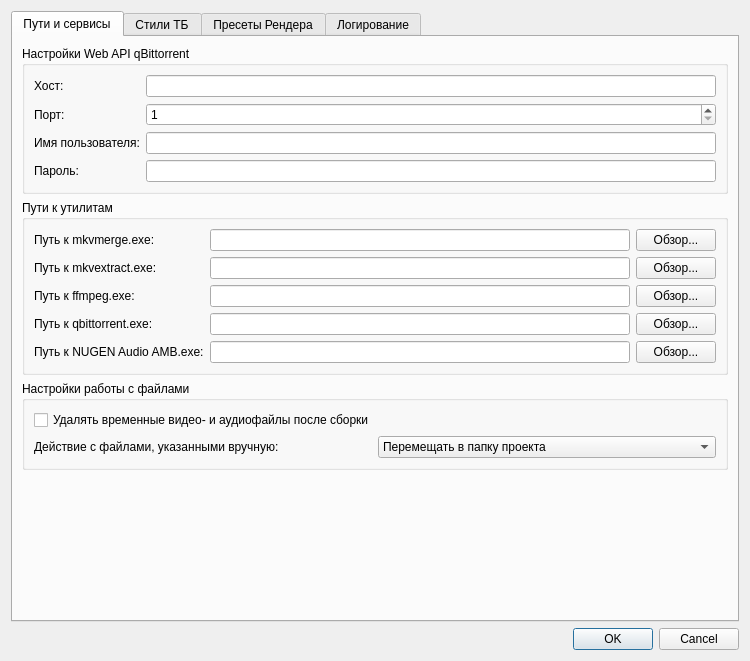
<?xml version="1.0" encoding="UTF-8"?>
<ui version="4.0">
 <class>SettingsDialog</class>
 <widget class="QDialog" name="SettingsDialog">
  <property name="geometry">
   <rect>
    <x>0</x>
    <y>0</y>
    <width>750</width>
    <height>661</height>
   </rect>
  </property>
  <property name="windowTitle">
   <string>Настройки</string>
  </property>
  <property name="modal">
   <bool>true</bool>
  </property>
  <layout class="QVBoxLayout" name="verticalLayout">
   <item>
    <widget class="QTabWidget" name="mainTabWidget">
     <property name="currentIndex">
      <number>0</number>
     </property>
     <widget class="QWidget" name="tabPaths">
      <attribute name="title">
       <string>Пути и сервисы</string>
      </attribute>
      <layout class="QVBoxLayout" name="verticalLayout_2">
       <item>
        <widget class="QGroupBox" name="groupBox">
         <property name="title">
          <string>Настройки Web API qBittorrent</string>
         </property>
         <layout class="QFormLayout" name="formLayout">
          <item row="0" column="0">
           <widget class="QLabel" name="label">
            <property name="text">
             <string>Хост:</string>
            </property>
           </widget>
          </item>
          <item row="0" column="1">
           <widget class="QLineEdit" name="hostEdit"/>
          </item>
          <item row="1" column="0">
           <widget class="QLabel" name="label_2">
            <property name="text">
             <string>Порт:</string>
            </property>
           </widget>
          </item>
          <item row="1" column="1">
           <widget class="QSpinBox" name="portSpinBox">
            <property name="minimum">
             <number>1</number>
            </property>
            <property name="maximum">
             <number>65535</number>
            </property>
           </widget>
          </item>
          <item row="2" column="0">
           <widget class="QLabel" name="label_3">
            <property name="text">
             <string>Имя пользователя:</string>
            </property>
           </widget>
          </item>
          <item row="2" column="1">
           <widget class="QLineEdit" name="userEdit"/>
          </item>
          <item row="3" column="0">
           <widget class="QLabel" name="label_4">
            <property name="text">
             <string>Пароль:</string>
            </property>
           </widget>
          </item>
          <item row="3" column="1">
           <widget class="QLineEdit" name="passwordEdit">
            <property name="echoMode">
             <enum>QLineEdit::EchoMode::Password</enum>
            </property>
           </widget>
          </item>
         </layout>
        </widget>
       </item>
       <item>
        <widget class="QGroupBox" name="groupBox_2">
         <property name="title">
          <string>Пути к утилитам</string>
         </property>
         <layout class="QGridLayout" name="gridLayout">
          <item row="0" column="0">
           <widget class="QLabel" name="label_5">
            <property name="text">
             <string>Путь к mkvmerge.exe:</string>
            </property>
           </widget>
          </item>
          <item row="0" column="1">
           <widget class="QLineEdit" name="mkvToolNixPathEdit"/>
          </item>
          <item row="0" column="2">
           <widget class="QPushButton" name="browseMkvToolNixButton">
            <property name="text">
             <string>Обзор...</string>
            </property>
           </widget>
          </item>
          <item row="1" column="0">
           <widget class="QLabel" name="label_8">
            <property name="text">
             <string>Путь к mkvextract.exe:</string>
            </property>
           </widget>
          </item>
          <item row="1" column="1">
           <widget class="QLineEdit" name="mkvExtractPathEdit"/>
          </item>
          <item row="1" column="2">
           <widget class="QPushButton" name="browseMkvExtractButton">
            <property name="text">
             <string>Обзор...</string>
            </property>
           </widget>
          </item>
          <item row="2" column="0">
           <widget class="QLabel" name="label_6">
            <property name="text">
             <string>Путь к ffmpeg.exe:</string>
            </property>
           </widget>
          </item>
          <item row="2" column="1">
           <widget class="QLineEdit" name="ffmpegPathEdit"/>
          </item>
          <item row="2" column="2">
           <widget class="QPushButton" name="browseFfmpegButton">
            <property name="text">
             <string>Обзор...</string>
            </property>
           </widget>
          </item>
          <item row="3" column="0">
           <widget class="QLabel" name="label_9">
            <property name="text">
             <string>Путь к qbittorrent.exe:</string>
            </property>
           </widget>
          </item>
          <item row="3" column="1">
           <widget class="QLineEdit" name="qbittorrentPathEdit"/>
          </item>
          <item row="3" column="2">
           <widget class="QPushButton" name="browseQbittorrentButton">
            <property name="text">
             <string>Обзор...</string>
            </property>
           </widget>
          </item>
          <item row="4" column="0">
           <widget class="QLabel" name="nugenAmbPathLabel">
            <property name="text">
             <string>Путь к NUGEN Audio AMB.exe:</string>
            </property>
           </widget>
          </item>
          <item row="4" column="1">
           <widget class="QLineEdit" name="nugenAmbPathEdit"/>
          </item>
          <item row="4" column="2">
           <widget class="QPushButton" name="browseNugenAmbButton">
            <property name="text">
             <string>Обзор...</string>
            </property>
           </widget>
          </item>
         </layout>
        </widget>
       </item>
       <item>
        <widget class="QGroupBox" name="groupBox_3">
         <property name="title">
          <string>Настройки работы с файлами</string>
         </property>
         <layout class="QGridLayout" name="gridLayout_2">
          <item row="0" column="0" colspan="2">
           <widget class="QCheckBox" name="deleteTempFilesCheckBox">
            <property name="text">
             <string>Удалять временные видео- и аудиофайлы после сборки</string>
            </property>
           </widget>
          </item>
          <item row="1" column="0">
           <widget class="QLabel" name="label_12">
            <property name="text">
             <string>Действие с файлами, указанными вручную:</string>
            </property>
           </widget>
          </item>
          <item row="1" column="1">
           <widget class="QComboBox" name="userFileActionComboBox">
            <item>
             <property name="text">
              <string>Перемещать в папку проекта</string>
             </property>
            </item>
            <item>
             <property name="text">
              <string>Копировать в папку проекта</string>
             </property>
            </item>
            <item>
             <property name="text">
              <string>Использовать оригинальный путь</string>
             </property>
            </item>
           </widget>
          </item>
         </layout>
        </widget>
       </item>
       <item>
        <spacer name="verticalSpacer">
         <property name="orientation">
          <enum>Qt::Orientation::Vertical</enum>
         </property>
         <property name="sizeHint" stdset="0">
          <size>
           <width>20</width>
           <height>40</height>
          </size>
         </property>
        </spacer>
       </item>
      </layout>
     </widget>
     <widget class="QWidget" name="tabTbStyles">
      <attribute name="title">
       <string>Стили ТБ</string>
      </attribute>
      <layout class="QVBoxLayout" name="verticalLayout_3">
       <item>
        <widget class="QTableWidget" name="tbStylesTable">
         <column>
          <property name="text">
           <string>Имя стиля</string>
          </property>
         </column>
         <column>
          <property name="text">
           <string>PlayResX</string>
          </property>
         </column>
         <column>
          <property name="text">
           <string>Теги</string>
          </property>
         </column>
         <column>
          <property name="text">
           <string>Margin L</string>
          </property>
         </column>
         <column>
          <property name="text">
           <string>Margin R</string>
          </property>
         </column>
         <column>
          <property name="text">
           <string>Margin V</string>
          </property>
         </column>
        </widget>
       </item>
       <item>
        <layout class="QHBoxLayout" name="horizontalLayout">
         <item>
          <widget class="QPushButton" name="addTbStyleButton">
           <property name="text">
            <string>Добавить стиль</string>
           </property>
          </widget>
         </item>
         <item>
          <widget class="QPushButton" name="removeTbStyleButton">
           <property name="text">
            <string>Удалить выбранный</string>
           </property>
          </widget>
         </item>
         <item>
          <spacer name="horizontalSpacer">
           <property name="orientation">
            <enum>Qt::Orientation::Horizontal</enum>
           </property>
           <property name="sizeHint" stdset="0">
            <size>
             <width>40</width>
             <height>20</height>
            </size>
           </property>
          </spacer>
         </item>
        </layout>
       </item>
      </layout>
     </widget>
     <widget class="QWidget" name="tabRenderPresets">
      <attribute name="title">
       <string>Пресеты Рендера</string>
      </attribute>
      <layout class="QHBoxLayout" name="horizontalLayout_2">
       <item>
        <widget class="QListWidget" name="renderPresetsList">
         <property name="maximumSize">
          <size>
           <width>200</width>
           <height>16777215</height>
          </size>
         </property>
        </widget>
       </item>
       <item>
        <layout class="QVBoxLayout" name="verticalLayout_4">
         <item>
          <widget class="QGroupBox" name="renderPresetEditorGroup">
           <property name="title">
            <string>Редактирование пресета</string>
           </property>
           <layout class="QFormLayout" name="formLayout_2">
            <item row="0" column="0">
             <widget class="QLabel" name="label_7">
              <property name="text">
               <string>Имя пресета:</string>
              </property>
             </widget>
            </item>
            <item row="0" column="1">
             <widget class="QLineEdit" name="renderPresetNameEdit"/>
            </item>
            <item row="1" column="0">
             <widget class="QLabel" name="label_26">
              <property name="text">
               <string>Целевой битрейт (kbps):</string>
              </property>
             </widget>
            </item>
            <item row="1" column="1">
             <widget class="QSpinBox" name="targetBitrateSpinBox">
              <property name="toolTip">
               <string>Целевой битрейт для проверки. Установите 0, чтобы отключить проверку.</string>
              </property>
              <property name="suffix">
               <string> kbps</string>
              </property>
              <property name="maximum">
               <number>50000</number>
              </property>
              <property name="value">
               <number>4000</number>
              </property>
             </widget>
            </item>
            <item row="2" column="0">
             <widget class="QLabel" name="label_10">
              <property name="text">
               <string>&lt;html&gt;&lt;head/&gt;&lt;body&gt;&lt;p&gt;Команда &lt;/p&gt;&lt;p&gt;(Проход 1):&lt;/p&gt;&lt;/body&gt;&lt;/html&gt;</string>
              </property>
             </widget>
            </item>
            <item row="2" column="1">
             <widget class="QPlainTextEdit" name="renderPresetCommandEdit_Pass1"/>
            </item>
            <item row="3" column="0">
             <widget class="QLabel" name="label_11">
              <property name="text">
               <string>&lt;html&gt;&lt;head/&gt;&lt;body&gt;&lt;p&gt;Команда&lt;/p&gt;&lt;p&gt;(Проход 2):&lt;/p&gt;&lt;/body&gt;&lt;/html&gt;</string>
              </property>
             </widget>
            </item>
            <item row="3" column="1">
             <widget class="QPlainTextEdit" name="renderPresetCommandEdit_Pass2">
              <property name="placeholderText">
               <string>Оставьте пустым для однопроходного кодирования</string>
              </property>
             </widget>
            </item>
           </layout>
          </widget>
         </item>
         <item>
          <layout class="QHBoxLayout" name="horizontalLayout_3">
           <item>
            <widget class="QPushButton" name="newRenderPresetButton">
             <property name="text">
              <string>Новый</string>
             </property>
            </widget>
           </item>
           <item>
            <widget class="QPushButton" name="saveRenderPresetButton">
             <property name="text">
              <string>Сохранить</string>
             </property>
            </widget>
           </item>
           <item>
            <widget class="QPushButton" name="deleteRenderPresetButton">
             <property name="text">
              <string>Удалить</string>
             </property>
            </widget>
           </item>
          </layout>
         </item>
        </layout>
       </item>
      </layout>
     </widget>
     <widget class="QWidget" name="tabLogging">
      <attribute name="title">
       <string>Логирование</string>
      </attribute>
      <layout class="QVBoxLayout" name="verticalLayout_5">
       <item>
        <widget class="QGroupBox" name="groupBox_4">
         <property name="title">
          <string>Отображаемые категории логов</string>
         </property>
         <layout class="QVBoxLayout" name="verticalLayout_6">
          <item>
           <widget class="QCheckBox" name="logAppCheckBox">
            <property name="text">
             <string>APP (основные события приложения)</string>
            </property>
            <property name="checked">
             <bool>true</bool>
            </property>
           </widget>
          </item>
          <item>
           <widget class="QCheckBox" name="logMkvToolNixCheckBox">
            <property name="text">
             <string>MKVToolNix (вывод от mkvmerge, mkvextract)</string>
            </property>
           </widget>
          </item>
          <item>
           <widget class="QCheckBox" name="logFfmpegCheckBox">
            <property name="text">
             <string>FFMPEG (вывод от ffmpeg)</string>
            </property>
           </widget>
          </item>
          <item>
           <widget class="QCheckBox" name="logQbittorrentCheckBox">
            <property name="text">
             <string>qBittorrent (события Web API)</string>
            </property>
           </widget>
          </item>
          <item>
           <widget class="QCheckBox" name="logDebugCheckBox">
            <property name="text">
             <string>DEBUG (детальная отладочная информация)</string>
            </property>
           </widget>
          </item>
         </layout>
        </widget>
       </item>
       <item>
        <spacer name="verticalSpacer_2">
         <property name="orientation">
          <enum>Qt::Orientation::Vertical</enum>
         </property>
         <property name="sizeHint" stdset="0">
          <size>
           <width>20</width>
           <height>40</height>
          </size>
         </property>
        </spacer>
       </item>
      </layout>
     </widget>
    </widget>
   </item>
   <item>
    <widget class="QDialogButtonBox" name="buttonBox">
     <property name="orientation">
      <enum>Qt::Orientation::Horizontal</enum>
     </property>
     <property name="standardButtons">
      <set>QDialogButtonBox::StandardButton::Cancel|QDialogButtonBox::StandardButton::Ok</set>
     </property>
    </widget>
   </item>
  </layout>
 </widget>
 <resources/>
 <connections>
  <connection>
   <sender>buttonBox</sender>
   <signal>accepted()</signal>
   <receiver>SettingsDialog</receiver>
   <slot>accept()</slot>
   <hints>
    <hint type="sourcelabel">
     <x>20</x>
     <y>20</y>
    </hint>
    <hint type="destinationlabel">
     <x>20</x>
     <y>20</y>
    </hint>
   </hints>
  </connection>
  <connection>
   <sender>buttonBox</sender>
   <signal>rejected()</signal>
   <receiver>SettingsDialog</receiver>
   <slot>reject()</slot>
   <hints>
    <hint type="sourcelabel">
     <x>20</x>
     <y>20</y>
    </hint>
    <hint type="destinationlabel">
     <x>20</x>
     <y>20</y>
    </hint>
   </hints>
  </connection>
 </connections>
</ui>
